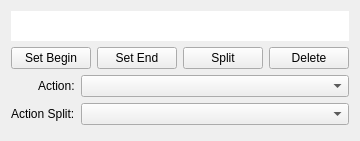
<?xml version="1.0" encoding="UTF-8"?>
<ui version="4.0">
 <class>EditorActionWidget</class>
 <widget class="QWidget" name="EditorActionWidget">
  <property name="geometry">
   <rect>
    <x>0</x>
    <y>0</y>
    <width>346</width>
    <height>141</height>
   </rect>
  </property>
  <property name="sizePolicy">
   <sizepolicy hsizetype="Expanding" vsizetype="Expanding">
    <horstretch>0</horstretch>
    <verstretch>0</verstretch>
   </sizepolicy>
  </property>
  <property name="maximumSize">
   <size>
    <width>16777215</width>
    <height>141</height>
   </size>
  </property>
  <property name="windowTitle">
   <string>EditorActionWidget</string>
  </property>
  <layout class="QVBoxLayout" name="verticalLayout">
   <item>
    <layout class="QVBoxLayout" name="verticalLayout_2">
     <item>
      <widget class="QGraphicsView" name="graphicsView">
       <property name="sizePolicy">
        <sizepolicy hsizetype="Expanding" vsizetype="Fixed">
         <horstretch>0</horstretch>
         <verstretch>0</verstretch>
        </sizepolicy>
       </property>
       <property name="maximumSize">
        <size>
         <width>16777215</width>
         <height>30</height>
        </size>
       </property>
       <property name="frameShape">
        <enum>QFrame::NoFrame</enum>
       </property>
       <property name="verticalScrollBarPolicy">
        <enum>Qt::ScrollBarAlwaysOff</enum>
       </property>
       <property name="horizontalScrollBarPolicy">
        <enum>Qt::ScrollBarAlwaysOff</enum>
       </property>
      </widget>
     </item>
     <item>
      <layout class="QHBoxLayout" name="horizontalLayout_2">
       <item>
        <spacer name="horizontalSpacer_2">
         <property name="orientation">
          <enum>Qt::Horizontal</enum>
         </property>
         <property name="sizeHint" stdset="0">
          <size>
           <width>40</width>
           <height>20</height>
          </size>
         </property>
        </spacer>
       </item>
       <item>
        <widget class="QPushButton" name="beginButton">
         <property name="text">
          <string>Set Begin</string>
         </property>
        </widget>
       </item>
       <item>
        <widget class="QPushButton" name="endButton">
         <property name="text">
          <string>Set End</string>
         </property>
        </widget>
       </item>
       <item>
        <widget class="QPushButton" name="splitButton">
         <property name="text">
          <string>Split</string>
         </property>
        </widget>
       </item>
       <item>
        <widget class="QPushButton" name="deleteButton">
         <property name="text">
          <string>Delete</string>
         </property>
        </widget>
       </item>
      </layout>
     </item>
     <item>
      <layout class="QFormLayout" name="formLayout">
       <property name="sizeConstraint">
        <enum>QLayout::SetDefaultConstraint</enum>
       </property>
       <property name="fieldGrowthPolicy">
        <enum>QFormLayout::ExpandingFieldsGrow</enum>
       </property>
       <property name="rowWrapPolicy">
        <enum>QFormLayout::DontWrapRows</enum>
       </property>
       <property name="labelAlignment">
        <set>Qt::AlignRight|Qt::AlignTrailing|Qt::AlignVCenter</set>
       </property>
       <item row="1" column="0">
        <widget class="QLabel" name="actionLabel">
         <property name="text">
          <string>Action:</string>
         </property>
        </widget>
       </item>
       <item row="1" column="1">
        <widget class="QComboBox" name="actionComboBox">
         <property name="sizePolicy">
          <sizepolicy hsizetype="Expanding" vsizetype="Fixed">
           <horstretch>0</horstretch>
           <verstretch>0</verstretch>
          </sizepolicy>
         </property>
        </widget>
       </item>
       <item row="2" column="0">
        <widget class="QLabel" name="actionSplitLabel">
         <property name="text">
          <string>Action Split:</string>
         </property>
        </widget>
       </item>
       <item row="2" column="1">
        <widget class="QComboBox" name="actionSplitComboBox">
         <property name="sizePolicy">
          <sizepolicy hsizetype="Expanding" vsizetype="Fixed">
           <horstretch>0</horstretch>
           <verstretch>0</verstretch>
          </sizepolicy>
         </property>
         <property name="sizeAdjustPolicy">
          <enum>QComboBox::AdjustToContentsOnFirstShow</enum>
         </property>
         <property name="modelColumn">
          <number>0</number>
         </property>
        </widget>
       </item>
      </layout>
     </item>
    </layout>
   </item>
  </layout>
 </widget>
 <layoutdefault spacing="6" margin="11"/>
 <resources/>
 <connections>
  <connection>
   <sender>deleteButton</sender>
   <signal>clicked()</signal>
   <receiver>EditorActionWidget</receiver>
   <slot>onDeleteClicked()</slot>
   <hints>
    <hint type="sourcelabel">
     <x>453</x>
     <y>66</y>
    </hint>
    <hint type="destinationlabel">
     <x>250</x>
     <y>107</y>
    </hint>
   </hints>
  </connection>
  <connection>
   <sender>splitButton</sender>
   <signal>clicked()</signal>
   <receiver>EditorActionWidget</receiver>
   <slot>onSplitClicked()</slot>
   <hints>
    <hint type="sourcelabel">
     <x>453</x>
     <y>102</y>
    </hint>
    <hint type="destinationlabel">
     <x>250</x>
     <y>107</y>
    </hint>
   </hints>
  </connection>
  <connection>
   <sender>beginButton</sender>
   <signal>clicked()</signal>
   <receiver>EditorActionWidget</receiver>
   <slot>onBeginClicked()</slot>
   <hints>
    <hint type="sourcelabel">
     <x>118</x>
     <y>58</y>
    </hint>
    <hint type="destinationlabel">
     <x>204</x>
     <y>126</y>
    </hint>
   </hints>
  </connection>
  <connection>
   <sender>endButton</sender>
   <signal>clicked()</signal>
   <receiver>EditorActionWidget</receiver>
   <slot>onEndClicked()</slot>
   <hints>
    <hint type="sourcelabel">
     <x>199</x>
     <y>58</y>
    </hint>
    <hint type="destinationlabel">
     <x>204</x>
     <y>126</y>
    </hint>
   </hints>
  </connection>
 </connections>
 <slots>
  <slot>onActionSplitChanged(int)</slot>
  <slot>onActionChanged(int)</slot>
  <slot>onSplitClicked()</slot>
  <slot>onDeleteClicked()</slot>
  <slot>onBeginClicked()</slot>
  <slot>onEndClicked()</slot>
 </slots>
</ui>
